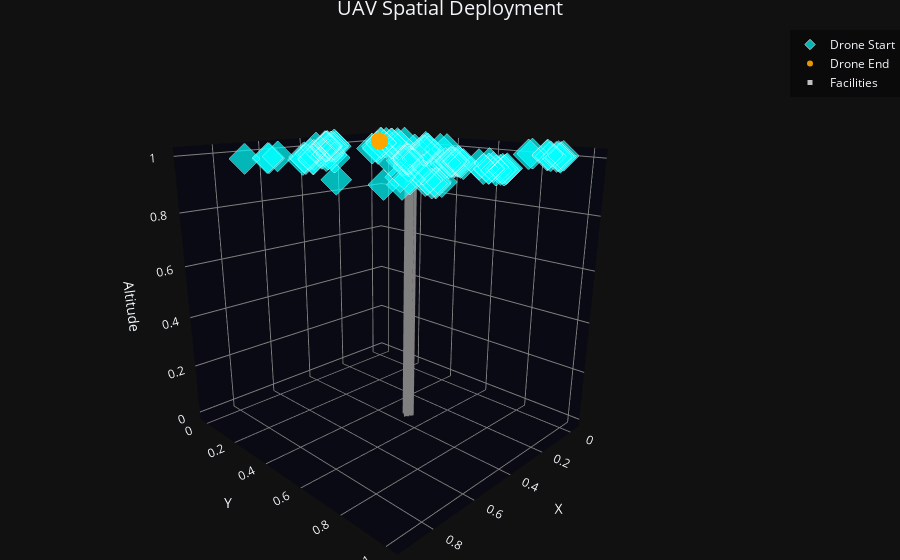

Notebook cell for this chart:
### Code cell
# UAV FLPO MetaData
num_drones = 100
n_drone_clusters = 20
drone_cluster_split = np.random.uniform(0.0, 1.0, n_drone_clusters)
drone_cluster_split = drone_cluster_split / np.sum(drone_cluster_split)
num_facilities = 20
dim_ = 2
print(f"num_drones = {num_drones}\tnum_facilities = {num_facilities}\tdim = {dim_}")

START_locs, F_base, END_locs = generate_dataset(
    num_drones, n_drone_clusters, drone_cluster_split, num_facilities, dim_, 
    device, drone_cluster_std_range=[0.02, 0.05], F_noise_std=0.01,
)
np_flpo_filename = 'numpy_FLPO_data/numpy_FLPO_data'
torchFLPO_2_numpyFLPO(START_locs, END_locs, F_base, np_flpo_filename, scale=1.0)

plot_UAV_FLPO(START_locs, END_locs, F_base)
plot_UAV_FLPO_3D(START_locs, END_locs, F_base)

### Figure 1 — Plotly figure (JSON) as saved in the notebook; plotly's stock layout.template omitted (floating-point values rounded to 4 significant figures)
{"data": [{"marker": {"color": "cyan", "line": {"color": "white", "width": 1}, "opacity": 0.7, "size": 8, "symbol": "diamond"}, "mode": "markers", "name": "Drone Start", "type": "scatter3d", "x": [0.3203, 0.3147, 0.2975, 0.3047, 0.3307, 0.389, 0.3301, 0.3207, 0.2484, 0.3797, 0.3288, 0.5718, 0.5286, 0.5618, 0.5242, 0.5283, 0.9003, 0.8652, 0.1805, 0.4033, 0.4815, 0.4715, 0.4159, 0.4814, 0.4431, 0.5144, 0.4041, 0.4383, 0.4016, 0.4717, 0.4438, 0.4219, 0.4436, 0.4551, 0.4228, 0.4564, 0.4039, 0.4688, 0.3919, 0.3885, 0.3931, 0.4105, 0.3756, 0.3931, 0.4267, 0.3936, 0.4308, 0.3752, 0.1086, 0.1023, 0.07927, 0.1675, 0.1874, 0.05301, 0.06575, 0.1725, 0.1654, 0.0427, 0.042, 0.03993, -0.02752, 0.06072, 0.01574, 0.04197, 0.06687, 0.6055, 0.5502, 0.5721, 0.6929, 0.7486, 0.7465, 0.8166, 0.2617, 0.2491, 0.9239, 0.5782, 0.6755, 0.7001, 0.6414, 0.6681, 0.5643, 0.6514, 0.7967, 0.7834, 0.7691, 0.7708, 0.7901, 0.7745, 0.7586, 0.7573, -0.01939, 0.01274, -0.02894, -0.00477, 0.01264, 0.0003717, 0.03257, 0.003159, -0.03099, 0.01461], "y": [0.06153, 0.03999, 0.0499, 0.004409, 0.03264, 0.03649, 0.0251, 0.0105, -0.01706, 0.8395, 0.843, 0.2509, 0.2789, 0.2193, 0.2916, 0.2439, 0.9375, 0.9685, 0.1716, 0.5989, 0.6305, 0.6025, 0.5677, 0.599, 0.5882, 0.5824, 0.5493, 0.5897, 0.9621, 0.9719, 0.9679, 0.9603, 0.9264, 0.9885, 0.973, 0.9343, 0.9134, 0.9234, 0.738, 0.7421, 0.7516, 0.8017, 0.7484, 0.7763, 0.7549, 0.7359, 0.7444, 0.7557, 0.3736, 0.3788, 0.4221, 0.3673, 0.4576, 0.3227, 0.4453, 0.4258, 0.4091, 0.1173, 0.05187, 0.08322, 0.1285, 0.1788, 0.1261, 0.1195, 0.07992, 0.8054, 0.772, 0.715, 0.1997, 0.2183, 0.2245, 0.1828, 0.2268, 0.2479, 0.7837, 0.3717, 0.3374, 0.3529, 0.284, 0.3678, 0.3107, 0.3464, 1.008, 0.9191, 0.9976, 0.8714, 1.015, 0.9656, 1.008, 0.9582, 0.7785, 0.7835, 0.9002, 0.8943, 0.8971, 0.8525, 0.9232, 0.9094, 0.8347, 0.875], "z": [1.0, 1.0, 1.0, 1.0, 1.0, 1.0, 1.0, 1.0, 1.0, 1.0, 1.0, 1.0, 1.0, 1.0, 1.0, 1.0, 1.0, 1.0, 1.0, 1.0, 1.0, 1.0, 1.0, 1.0, 1.0, 1.0, 1.0, 1.0, 1.0, 1.0, 1.0, 1.0, 1.0, 1.0, 1.0, 1.0, 1.0, 1.0, 1.0, 1.0, 1.0, 1.0, 1.0, 1.0, 1.0, 1.0, 1.0, 1.0, 1.0, 1.0, 1.0, 1.0, 1.0, 1.0, 1.0, 1.0, 1.0, 1.0, 1.0, 1.0, 1.0, 1.0, 1.0, 1.0, 1.0, 1.0, 1.0, 1.0, 1.0, 1.0, 1.0, 1.0, 1.0, 1.0, 1.0, 1.0, 1.0, 1.0, 1.0, 1.0, 1.0, 1.0, 1.0, 1.0, 1.0, 1.0, 1.0, 1.0, 1.0, 1.0, 1.0, 1.0, 1.0, 1.0, 1.0, 1.0, 1.0, 1.0, 1.0, 1.0]}, {"marker": {"color": "orange", "opacity": 0.9, "size": 6, "symbol": "circle"}, "mode": "markers", "name": "Drone End", "type": "scatter3d", "x": [0.0, 0.0, 0.0, 0.0, 0.0, 0.0, 0.0, 0.0, 0.0, 0.0, 0.0, 0.0, 0.0, 0.0, 0.0, 0.0, 0.0, 0.0, 0.0, 0.0, 0.0, 0.0, 0.0, 0.0, 0.0, 0.0, 0.0, 0.0, 0.0, 0.0, 0.0, 0.0, 0.0, 0.0, 0.0, 0.0, 0.0, 0.0, 0.0, 0.0, 0.0, 0.0, 0.0, 0.0, 0.0, 0.0, 0.0, 0.0, 0.0, 0.0, 0.0, 0.0, 0.0, 0.0, 0.0, 0.0, 0.0, 0.0, 0.0, 0.0, 0.0, 0.0, 0.0, 0.0, 0.0, 0.0, 0.0, 0.0, 0.0, 0.0, 0.0, 0.0, 0.0, 0.0, 0.0, 0.0, 0.0, 0.0, 0.0, 0.0, 0.0, 0.0, 0.0, 0.0, 0.0, 0.0, 0.0, 0.0, 0.0, 0.0, 0.0, 0.0, 0.0, 0.0, 0.0, 0.0, 0.0, 0.0, 0.0, 0.0], "y": [0.0, 0.0, 0.0, 0.0, 0.0, 0.0, 0.0, 0.0, 0.0, 0.0, 0.0, 0.0, 0.0, 0.0, 0.0, 0.0, 0.0, 0.0, 0.0, 0.0, 0.0, 0.0, 0.0, 0.0, 0.0, 0.0, 0.0, 0.0, 0.0, 0.0, 0.0, 0.0, 0.0, 0.0, 0.0, 0.0, 0.0, 0.0, 0.0, 0.0, 0.0, 0.0, 0.0, 0.0, 0.0, 0.0, 0.0, 0.0, 0.0, 0.0, 0.0, 0.0, 0.0, 0.0, 0.0, 0.0, 0.0, 0.0, 0.0, 0.0, 0.0, 0.0, 0.0, 0.0, 0.0, 0.0, 0.0, 0.0, 0.0, 0.0, 0.0, 0.0, 0.0, 0.0, 0.0, 0.0, 0.0, 0.0, 0.0, 0.0, 0.0, 0.0, 0.0, 0.0, 0.0, 0.0, 0.0, 0.0, 0.0, 0.0, 0.0, 0.0, 0.0, 0.0, 0.0, 0.0, 0.0, 0.0, 0.0, 0.0], "z": [1.0, 1.0, 1.0, 1.0, 1.0, 1.0, 1.0, 1.0, 1.0, 1.0, 1.0, 1.0, 1.0, 1.0, 1.0, 1.0, 1.0, 1.0, 1.0, 1.0, 1.0, 1.0, 1.0, 1.0, 1.0, 1.0, 1.0, 1.0, 1.0, 1.0, 1.0, 1.0, 1.0, 1.0, 1.0, 1.0, 1.0, 1.0, 1.0, 1.0, 1.0, 1.0, 1.0, 1.0, 1.0, 1.0, 1.0, 1.0, 1.0, 1.0, 1.0, 1.0, 1.0, 1.0, 1.0, 1.0, 1.0, 1.0, 1.0, 1.0, 1.0, 1.0, 1.0, 1.0, 1.0, 1.0, 1.0, 1.0, 1.0, 1.0, 1.0, 1.0, 1.0, 1.0, 1.0, 1.0, 1.0, 1.0, 1.0, 1.0, 1.0, 1.0, 1.0, 1.0, 1.0, 1.0, 1.0, 1.0, 1.0, 1.0, 1.0, 1.0, 1.0, 1.0, 1.0, 1.0, 1.0, 1.0, 1.0, 1.0]}, {"line": {"color": "gray", "width": 3}, "mode": "lines", "showlegend": false, "type": "scatter3d", "x": [0.383, 0.383], "y": [0.5541, 0.5541], "z": [0, 1]}, {"line": {"color": "gray", "width": 3}, "mode": "lines", "showlegend": false, "type": "scatter3d", "x": [0.3888, 0.3888], "y": [0.5303, 0.5303], "z": [0, 1]}, {"line": {"color": "gray", "width": 3}, "mode": "lines", "showlegend": false, "type": "scatter3d", "x": [0.3763, 0.3763], "y": [0.5642, 0.5642], "z": [0, 1]}, {"line": {"color": "gray", "width": 3}, "mode": "lines", "showlegend": false, "type": "scatter3d", "x": [0.3831, 0.3831], "y": [0.5627, 0.5627], "z": [0, 1]}, {"line": {"color": "gray", "width": 3}, "mode": "lines", "showlegend": false, "type": "scatter3d", "x": [0.3736, 0.3736], "y": [0.5676, 0.5676], "z": [0, 1]}, {"line": {"color": "gray", "width": 3}, "mode": "lines", "showlegend": false, "type": "scatter3d", "x": [0.4043, 0.4043], "y": [0.5526, 0.5526], "z": [0, 1]}, {"line": {"color": "gray", "width": 3}, "mode": "lines", "showlegend": false, "type": "scatter3d", "x": [0.3919, 0.3919], "y": [0.5423, 0.5423], "z": [0, 1]}, {"line": {"color": "gray", "width": 3}, "mode": "lines", "showlegend": false, "type": "scatter3d", "x": [0.3921, 0.3921], "y": [0.5569, 0.5569], "z": [0, 1]}, {"line": {"color": "gray", "width": 3}, "mode": "lines", "showlegend": false, "type": "scatter3d", "x": [0.3719, 0.3719], "y": [0.5444, 0.5444], "z": [0, 1]}, {"line": {"color": "gray", "width": 3}, "mode": "lines", "showlegend": false, "type": "scatter3d", "x": [0.3817, 0.3817], "y": [0.5564, 0.5564], "z": [0, 1]}, {"line": {"color": "gray", "width": 3}, "mode": "lines", "showlegend": false, "type": "scatter3d", "x": [0.3919, 0.3919], "y": [0.5611, 0.5611], "z": [0, 1]}, {"line": {"color": "gray", "width": 3}, "mode": "lines", "showlegend": false, "type": "scatter3d", "x": [0.3792, 0.3792], "y": [0.5491, 0.5491], "z": [0, 1]}, {"line": {"color": "gray", "width": 3}, "mode": "lines", "showlegend": false, "type": "scatter3d", "x": [0.3956, 0.3956], "y": [0.5574, 0.5574], "z": [0, 1]}, {"line": {"color": "gray", "width": 3}, "mode": "lines", "showlegend": false, "type": "scatter3d", "x": [0.3788, 0.3788], "y": [0.5666, 0.5666], "z": [0, 1]}, {"line": {"color": "gray", "width": 3}, "mode": "lines", "showlegend": false, "type": "scatter3d", "x": [0.3967, 0.3967], "y": [0.5476, 0.5476], "z": [0, 1]}, {"line": {"color": "gray", "width": 3}, "mode": "lines", "showlegend": false, "type": "scatter3d", "x": [0.3912, 0.3912], "y": [0.5419, 0.5419], "z": [0, 1]}, {"line": {"color": "gray", "width": 3}, "mode": "lines", "showlegend": false, "type": "scatter3d", "x": [0.3914, 0.3914], "y": [0.546, 0.546], "z": [0, 1]}, {"line": {"color": "gray", "width": 3}, "mode": "lines", "showlegend": false, "type": "scatter3d", "x": [0.3946, 0.3946], "y": [0.5419, 0.5419], "z": [0, 1]}, {"line": {"color": "gray", "width": 3}, "mode": "lines", "showlegend": false, "type": "scatter3d", "x": [0.3962, 0.3962], "y": [0.5528, 0.5528], "z": [0, 1]}, {"line": {"color": "gray", "width": 3}, "mode": "lines", "showlegend": false, "type": "scatter3d", "x": [0.3941, 0.3941], "y": [0.5554, 0.5554], "z": [0, 1]}, {"marker": {"color": "silver", "size": 5, "symbol": "square"}, "mode": "markers", "name": "Facilities", "type": "scatter3d", "x": [0.383, 0.3888, 0.3763, 0.3831, 0.3736, 0.4043, 0.3919, 0.3921, 0.3719, 0.3817, 0.3919, 0.3792, 0.3956, 0.3788, 0.3967, 0.3912, 0.3914, 0.3946, 0.3962, 0.3941], "y": [0.5541, 0.5303, 0.5642, 0.5627, 0.5676, 0.5526, 0.5423, 0.5569, 0.5444, 0.5564, 0.5611, 0.5491, 0.5574, 0.5666, 0.5476, 0.5419, 0.546, 0.5419, 0.5528, 0.5554], "z": [1.0, 1.0, 1.0, 1.0, 1.0, 1.0, 1.0, 1.0, 1.0, 1.0, 1.0, 1.0, 1.0, 1.0, 1.0, 1.0, 1.0, 1.0, 1.0, 1.0]}], "layout": {"legend": {"bgcolor": "rgba(0,0,0,0.4)", "bordercolor": "white"}, "margin": {"b": 0, "l": 0, "r": 0, "t": 30}, "scene": {"aspectmode": "data", "camera": {"eye": {"x": 1.5, "y": 1.5, "z": 0.7}}, "xaxis": {"backgroundcolor": "rgb(10,10,20)", "gridcolor": "gray", "title": {"text": "X"}, "zerolinecolor": "gray"}, "yaxis": {"backgroundcolor": "rgb(10,10,20)", "gridcolor": "gray", "title": {"text": "Y"}, "zerolinecolor": "gray"}, "zaxis": {"backgroundcolor": "rgb(10,10,20)", "gridcolor": "gray", "title": {"text": "Altitude"}, "zerolinecolor": "gray"}}, "title": {"font": {"size": 20}, "text": "UAV Spatial Deployment", "x": 0.5}}}
